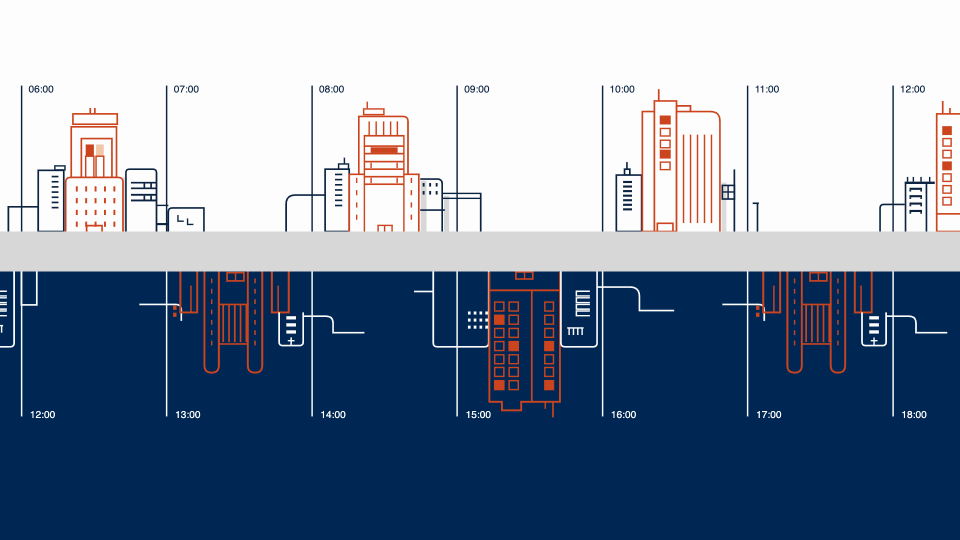
#> input picture video/.claude/rounds/work/cls-day/r17-scenes1b/att1/f678.png, 1920 x 1080 px, given in place of f5.png, which was not available (shown at 1/2 size)
$ python probe_band.py 5 5 att1/f678.png
#> lines starting #> are read from the running program, lines starting #| are printed output that depends on the picture; after the words box and inside, x2 and y2 are one past the last pixel; in counts of white or black regions, pixels touching at a corner belong together; pictures that were not available may be replaced by others from this repository, and a replacement may not be noted
import sys, numpy as np
from PIL import Image
# per-frame: grey band top/bottom at columns; white/navy/grey global counts
def load(p):
#> called with p = 'att1/f678.png/f5.png'
    return np.asarray(Image.open(p).convert("RGB")).astype(int)
def stats(a):
    r,g,b = a[...,0],a[...,1],a[...,2]
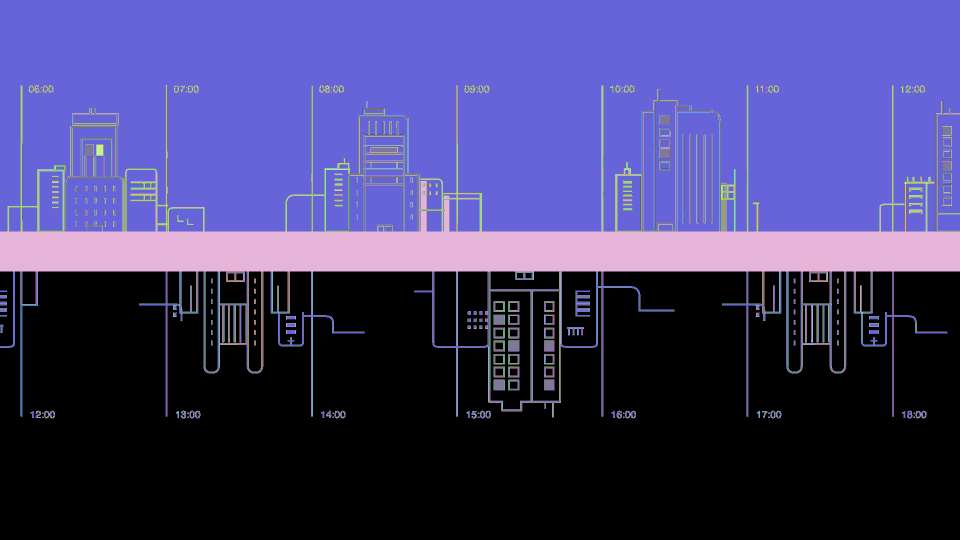
#> r: shape (1080, 1920) int64 (shown at 1/2 size); 254 distinct labels, from 0 to 253; one colour per label, 0 black
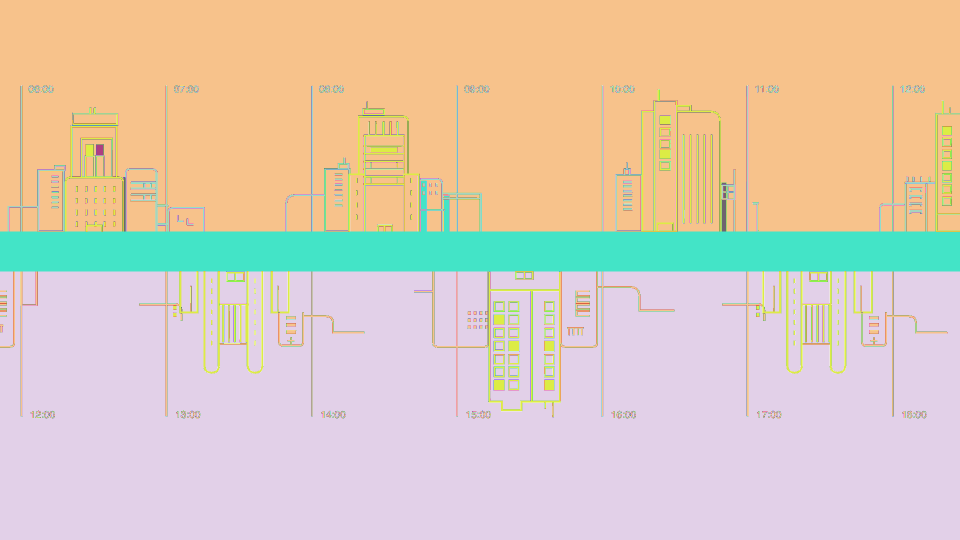
#> g: shape (1080, 1920) int64 (shown at 1/2 size); 219 distinct labels, from 35 to 253; one colour per label, 0 black
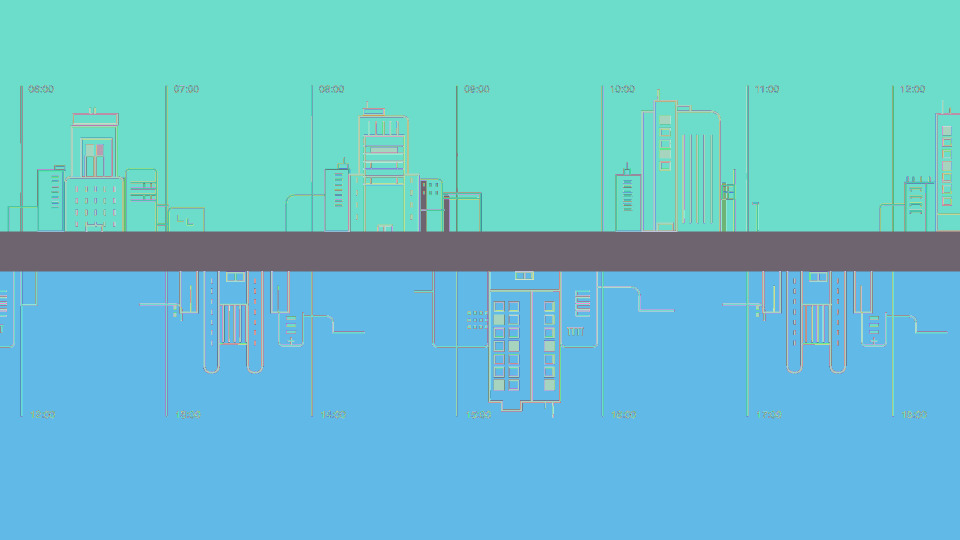
#> b: shape (1080, 1920) int64 (shown at 1/2 size); 224 distinct labels, from 30 to 253; one colour per label, 0 black
    lum = (r+g+b)/3
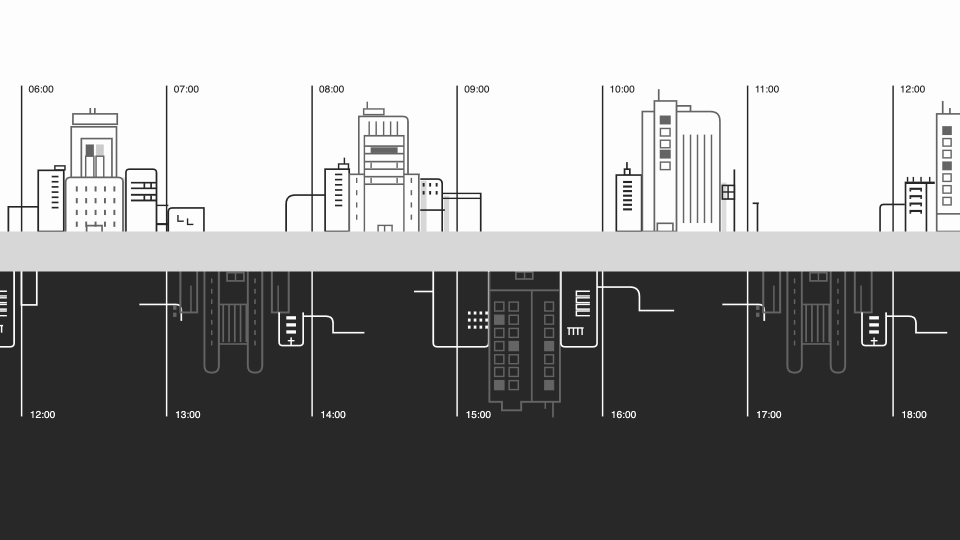
#> lum: shape (1080, 1920) float64 (shown at 1/2 size); min 37, max 253, mean 143.3
    grey = (abs(r-g)<14)&(abs(g-b)<14)&(lum>185)&(lum<225)
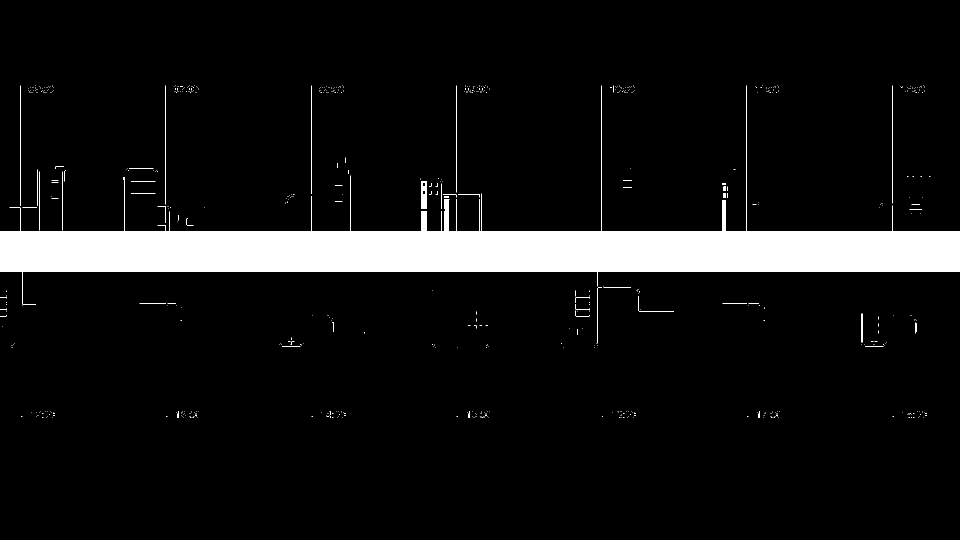
#> grey: shape (1080, 1920) bool (shown at 1/2 size); 7.8% white; 653 white regions (612 under 20 px), largest, box (x1, y1, x2, y2) and area: (0, 171, 1920, 609) 156748, (842, 362, 853, 418) 546, (41, 171, 42, 412) 241
    white = lum>235
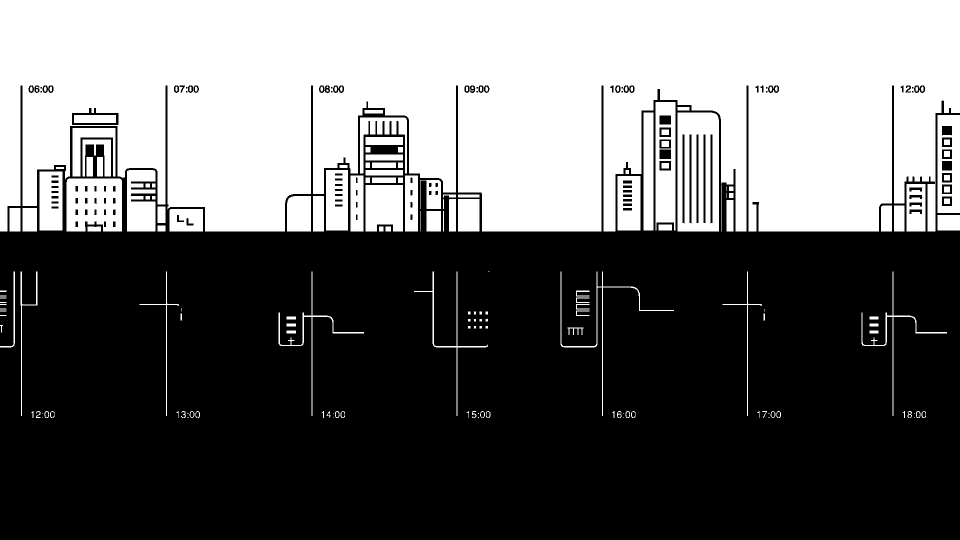
#> white: shape (1080, 1920) bool (shown at 1/2 size); 40.7% white; 187 white regions (23 under 20 px), largest, box (x1, y1, x2, y2) and area: (0, 0, 1920, 463) 709415, (1355, 225, 1438, 463) 16158, (133, 357, 244, 463) 10285
    navy = (b>r+20)&(lum<110)
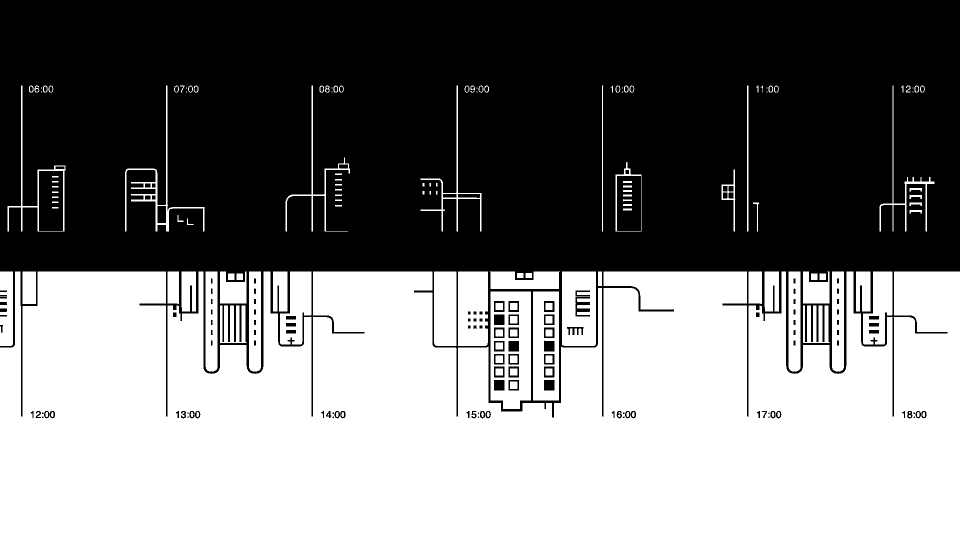
#> navy: shape (1080, 1920) bool (shown at 1/2 size); 48.3% white; 151 white regions (18 under 20 px), largest, box (x1, y1, x2, y2) and area: (0, 543, 1920, 1080) 872764, (981, 583, 1062, 818) 11977, (1124, 543, 1192, 692) 9048
    return grey, white, navy, lum
def band_rows(grey, x):
#> called with x = 100
    col = grey[:, x]
    idx = np.where(col)[0]
#> idx = 81 values from 173 to 542
    if len(idx)==0: return None
    # longest run
    runs=[]; s=idx[0]; p=idx[0]
#> after `s = idx[0]`: s = 173
#> after `p = idx[0]`: p = 173
    for i in idx[1:]:
        if i==p+1: p=i
        else: runs.append((s,p)); s=i; p=i
#> this loop made 80 passes
#> s on pass 1: 463
#> after the loop, runs = [(173, 173)]
    runs.append((s,p))
    runs.sort(key=lambda t:t[1]-t[0])
    return runs[-1]
for f in range(int(sys.argv[1]), int(sys.argv[2])+1):
    try: a = load(f"{sys.argv[3]}/f{f}.png")
    except: continue
    g,w,n,lum = stats(a)
    br = [band_rows(g,x) for x in (100, 480, 960, 1440, 1850)]
#> the loop in band_rows (call 2), `for i in idx[1:]:` made 79 passes
#> br = [(463, 542), (463, 542), (463, 542), (463, 542), (463, 542)]
    bs = " ".join("--" if r is None else f"{r[0]}-{r[1]}" for r in br)
    print(f"f{f} white={w.sum():7d} navy={n.sum():7d} grey={g.sum():6d} | band@x100/480/960/1440/1850: {bs}")
#| f5 white= 843890 navy=1001316 grey=161420 | band@x100/480/960/1440/1850: 463-542 463-542 463-542 463-542 463-542
